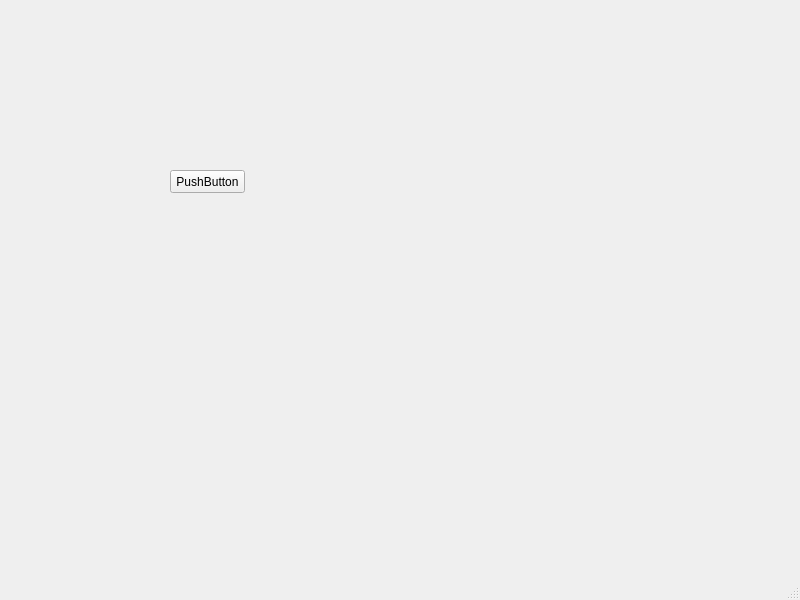
<?xml version="1.0" encoding="UTF-8"?>
<ui version="4.0">
 <class>MainWindow</class>
 <widget class="QMainWindow" name="MainWindow">
  <property name="geometry">
   <rect>
    <x>0</x>
    <y>0</y>
    <width>800</width>
    <height>600</height>
   </rect>
  </property>
  <property name="windowTitle">
   <string>MainWindow</string>
  </property>
  <widget class="QWidget" name="centralwidget">
   <widget class="QPushButton" name="pushButton">
    <property name="geometry">
     <rect>
      <x>170</x>
      <y>170</y>
      <width>75</width>
      <height>23</height>
     </rect>
    </property>
    <property name="text">
     <string>PushButton</string>
    </property>
   </widget>
  </widget>
  <widget class="QMenuBar" name="menubar">
   <property name="geometry">
    <rect>
     <x>0</x>
     <y>0</y>
     <width>800</width>
     <height>23</height>
    </rect>
   </property>
  </widget>
  <widget class="QStatusBar" name="statusbar"/>
 </widget>
 <resources/>
 <connections/>
</ui>
